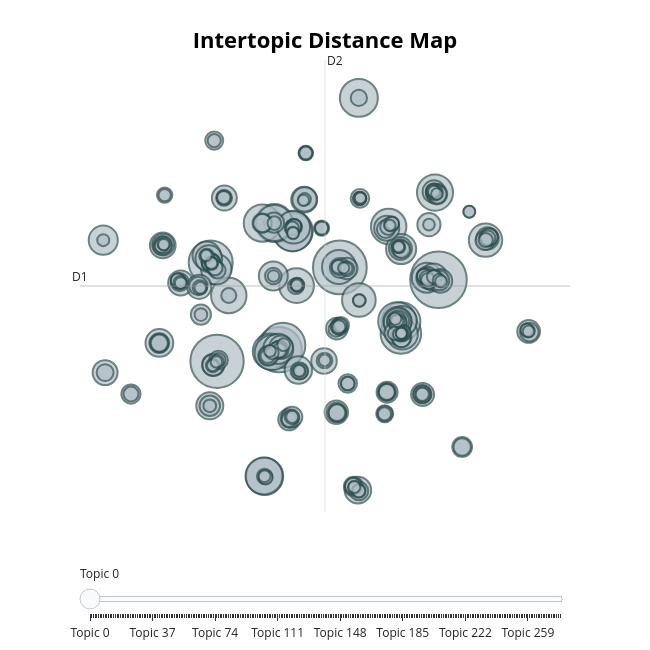

Here is the notebook cell this chart was saved with:
### Code cell
topic_model.hierarchical_topics()

### Figure 1 — Plotly figure (JSON) as saved in the notebook; plotly's stock layout.template omitted (floating-point values rounded to 4 significant figures; data arrays with more than 128 entries replaced by an {"elided": "..."} marker saying what was removed)
{"data": [{"customdata": {"elided": "279x3 mixed values"}, "hovertemplate": "<b>Topic %{customdata[0]}</b><br>%{customdata[1]}<br>Size: %{customdata[2]}", "legendgroup": "", "marker": {"color": "#B0BEC5", "line": {"color": "DarkSlateGrey", "width": 2}, "size": {"elided": "279 int values"}, "sizemode": "area", "sizeref": 1.584, "symbol": "circle"}, "mode": "markers", "name": "", "orientation": "v", "showlegend": false, "type": "scatter", "x": {"elided": "279 float values"}, "xaxis": "x", "y": {"elided": "279 float values"}, "yaxis": "y"}], "layout": {"annotations": [{"showarrow": false, "text": "D1", "x": -14.16, "y": 5.885, "yshift": 10}, {"showarrow": false, "text": "D2", "x": 5.299, "xshift": 10, "y": 26.53}], "height": 650, "hoverlabel": {"bgcolor": "white", "font": {"family": "Rockwell", "size": 16}}, "legend": {"itemsizing": "constant", "tracegroupgap": 0}, "margin": {"t": 60}, "shapes": [{"line": {"color": "#CFD8DC", "width": 2}, "type": "line", "x0": 5.299, "x1": 5.299, "y0": -14.76, "y1": 26.53}, {"line": {"color": "#9E9E9E", "width": 2}, "type": "line", "x0": -14.16, "x1": 24.76, "y0": 5.885, "y1": 5.885}], "sliders": [{"active": 0, "pad": {"t": 50}, "steps": [{"args": [{"marker.color": {"elided": "1x279 str values"}}], "label": "Topic 0", "method": "update"}, {"args": [{"marker.color": {"elided": "1x279 str values"}}], "label": "Topic 1", "method": "update"}, {"args": [{"marker.color": {"elided": "1x279 str values"}}], "label": "Topic 2", "method": "update"}, {"args": [{"marker.color": {"elided": "1x279 str values"}}], "label": "Topic 3", "method": "update"}, {"args": [{"marker.color": {"elided": "1x279 str values"}}], "label": "Topic 4", "method": "update"}, {"args": [{"marker.color": {"elided": "1x279 str values"}}], "label": "Topic 5", "method": "update"}, {"args": [{"marker.color": {"elided": "1x279 str values"}}], "label": "Topic 6", "method": "update"}, {"args": [{"marker.color": {"elided": "1x279 str values"}}], "label": "Topic 7", "method": "update"}, {"args": [{"marker.color": {"elided": "1x279 str values"}}], "label": "Topic 8", "method": "update"}, {"args": [{"marker.color": {"elided": "1x279 str values"}}], "label": "Topic 9", "method": "update"}, {"args": [{"marker.color": {"elided": "1x279 str values"}}], "label": "Topic 10", "method": "update"}, {"args": [{"marker.color": {"elided": "1x279 str values"}}], "label": "Topic 11", "method": "update"}, {"args": [{"marker.color": {"elided": "1x279 str values"}}], "label": "Topic 12", "method": "update"}, {"args": [{"marker.color": {"elided": "1x279 str values"}}], "label": "Topic 13", "method": "update"}, {"args": [{"marker.color": {"elided": "1x279 str values"}}], "label": "Topic 14", "method": "update"}, {"args": [{"marker.color": {"elided": "1x279 str values"}}], "label": "Topic 15", "method": "update"}, {"args": [{"marker.color": {"elided": "1x279 str values"}}], "label": "Topic 16", "method": "update"}, {"args": [{"marker.color": {"elided": "1x279 str values"}}], "label": "Topic 17", "method": "update"}, {"args": [{"marker.color": {"elided": "1x279 str values"}}], "label": "Topic 18", "method": "update"}, {"args": [{"marker.color": {"elided": "1x279 str values"}}], "label": "Topic 19", "method": "update"}, {"args": [{"marker.color": {"elided": "1x279 str values"}}], "label": "Topic 20", "method": "update"}, {"args": [{"marker.color": {"elided": "1x279 str values"}}], "label": "Topic 21", "method": "update"}, {"args": [{"marker.color": {"elided": "1x279 str values"}}], "label": "Topic 22", "method": "update"}, {"args": [{"marker.color": {"elided": "1x279 str values"}}], "label": "Topic 23", "method": "update"}, {"args": [{"marker.color": {"elided": "1x279 str values"}}], "label": "Topic 24", "method": "update"}, {"args": [{"marker.color": {"elided": "1x279 str values"}}], "label": "Topic 25", "method": "update"}, {"args": [{"marker.color": {"elided": "1x279 str values"}}], "label": "Topic 26", "method": "update"}, {"args": [{"marker.color": {"elided": "1x279 str values"}}], "label": "Topic 27", "method": "update"}, {"args": [{"marker.color": {"elided": "1x279 str values"}}], "label": "Topic 28", "method": "update"}, {"args": [{"marker.color": {"elided": "1x279 str values"}}], "label": "Topic 29", "method": "update"}, {"args": [{"marker.color": {"elided": "1x279 str values"}}], "label": "Topic 30", "method": "update"}, {"args": [{"marker.color": {"elided": "1x279 str values"}}], "label": "Topic 31", "method": "update"}, {"args": [{"marker.color": {"elided": "1x279 str values"}}], "label": "Topic 32", "method": "update"}, {"args": [{"marker.color": {"elided": "1x279 str values"}}], "label": "Topic 33", "method": "update"}, {"args": [{"marker.color": {"elided": "1x279 str values"}}], "label": "Topic 34", "method": "update"}, {"args": [{"marker.color": {"elided": "1x279 str values"}}], "label": "Topic 35", "method": "update"}, {"args": [{"marker.color": {"elided": "1x279 str values"}}], "label": "Topic 36", "method": "update"}, {"args": [{"marker.color": {"elided": "1x279 str values"}}], "label": "Topic 37", "method": "update"}, {"args": [{"marker.color": {"elided": "1x279 str values"}}], "label": "Topic 38", "method": "update"}, {"args": [{"marker.color": {"elided": "1x279 str values"}}], "label": "Topic 39", "method": "update"}, {"args": [{"marker.color": {"elided": "1x279 str values"}}], "label": "Topic 40", "method": "update"}, {"args": [{"marker.color": {"elided": "1x279 str values"}}], "label": "Topic 41", "method": "update"}, {"args": [{"marker.color": {"elided": "1x279 str values"}}], "label": "Topic 42", "method": "update"}, {"args": [{"marker.color": {"elided": "1x279 str values"}}], "label": "Topic 43", "method": "update"}, {"args": [{"marker.color": {"elided": "1x279 str values"}}], "label": "Topic 44", "method": "update"}, {"args": [{"marker.color": {"elided": "1x279 str values"}}], "label": "Topic 45", "method": "update"}, {"args": [{"marker.color": {"elided": "1x279 str values"}}], "label": "Topic 46", "method": "update"}, {"args": [{"marker.color": {"elided": "1x279 str values"}}], "label": "Topic 47", "method": "update"}, {"args": [{"marker.color": {"elided": "1x279 str values"}}], "label": "Topic 48", "method": "update"}, {"args": [{"marker.color": {"elided": "1x279 str values"}}], "label": "Topic 49", "method": "update"}, {"args": [{"marker.color": {"elided": "1x279 str values"}}], "label": "Topic 50", "method": "update"}, {"args": [{"marker.color": {"elided": "1x279 str values"}}], "label": "Topic 51", "method": "update"}, {"args": [{"marker.color": {"elided": "1x279 str values"}}], "label": "Topic 52", "method": "update"}, {"args": [{"marker.color": {"elided": "1x279 str values"}}], "label": "Topic 53", "method": "update"}, {"args": [{"marker.color": {"elided": "1x279 str values"}}], "label": "Topic 54", "method": "update"}, {"args": [{"marker.color": {"elided": "1x279 str values"}}], "label": "Topic 55", "method": "update"}, {"args": [{"marker.color": {"elided": "1x279 str values"}}], "label": "Topic 56", "method": "update"}, {"args": [{"marker.color": {"elided": "1x279 str values"}}], "label": "Topic 57", "method": "update"}, {"args": [{"marker.color": {"elided": "1x279 str values"}}], "label": "Topic 58", "method": "update"}, {"args": [{"marker.color": {"elided": "1x279 str values"}}], "label": "Topic 59", "method": "update"}, {"args": [{"marker.color": {"elided": "1x279 str values"}}], "label": "Topic 60", "method": "update"}, {"args": [{"marker.color": {"elided": "1x279 str values"}}], "label": "Topic 61", "method": "update"}, {"args": [{"marker.color": {"elided": "1x279 str values"}}], "label": "Topic 62", "method": "update"}, {"args": [{"marker.color": {"elided": "1x279 str values"}}], "label": "Topic 63", "method": "update"}, {"args": [{"marker.color": {"elided": "1x279 str values"}}], "label": "Topic 64", "method": "update"}, {"args": [{"marker.color": {"elided": "1x279 str values"}}], "label": "Topic 65", "method": "update"}, {"args": [{"marker.color": {"elided": "1x279 str values"}}], "label": "Topic 66", "method": "update"}, {"args": [{"marker.color": {"elided": "1x279 str values"}}], "label": "Topic 67", "method": "update"}, {"args": [{"marker.color": {"elided": "1x279 str values"}}], "label": "Topic 68", "method": "update"}, {"args": [{"marker.color": {"elided": "1x279 str values"}}], "label": "Topic 69", "method": "update"}, {"args": [{"marker.color": {"elided": "1x279 str values"}}], "label": "Topic 70", "method": "update"}, {"args": [{"marker.color": {"elided": "1x279 str values"}}], "label": "Topic 71", "method": "update"}, {"args": [{"marker.color": {"elided": "1x279 str values"}}], "label": "Topic 72", "method": "update"}, {"args": [{"marker.color": {"elided": "1x279 str values"}}], "label": "Topic 73", "method": "update"}, {"args": [{"marker.color": {"elided": "1x279 str values"}}], "label": "Topic 74", "method": "update"}, {"args": [{"marker.color": {"elided": "1x279 str values"}}], "label": "Topic 75", "method": "update"}, {"args": [{"marker.color": {"elided": "1x279 str values"}}], "label": "Topic 76", "method": "update"}, {"args": [{"marker.color": {"elided": "1x279 str values"}}], "label": "Topic 77", "method": "update"}, {"args": [{"marker.color": {"elided": "1x279 str values"}}], "label": "Topic 78", "method": "update"}, {"args": [{"marker.color": {"elided": "1x279 str values"}}], "label": "Topic 79", "method": "update"}, {"args": [{"marker.color": {"elided": "1x279 str values"}}], "label": "Topic 80", "method": "update"}, {"args": [{"marker.color": {"elided": "1x279 str values"}}], "label": "Topic 81", "method": "update"}, {"args": [{"marker.color": {"elided": "1x279 str values"}}], "label": "Topic 82", "method": "update"}, {"args": [{"marker.color": {"elided": "1x279 str values"}}], "label": "Topic 83", "method": "update"}, {"args": [{"marker.color": {"elided": "1x279 str values"}}], "label": "Topic 84", "method": "update"}, {"args": [{"marker.color": {"elided": "1x279 str values"}}], "label": "Topic 85", "method": "update"}, {"args": [{"marker.color": {"elided": "1x279 str values"}}], "label": "Topic 86", "method": "update"}, {"args": [{"marker.color": {"elided": "1x279 str values"}}], "label": "Topic 87", "method": "update"}, {"args": [{"marker.color": {"elided": "1x279 str values"}}], "label": "Topic 88", "method": "update"}, {"args": [{"marker.color": {"elided": "1x279 str values"}}], "label": "Topic 89", "method": "update"}, {"args": [{"marker.color": {"elided": "1x279 str values"}}], "label": "Topic 90", "method": "update"}, {"args": [{"marker.color": {"elided": "1x279 str values"}}], "label": "Topic 91", "method": "update"}, {"args": [{"marker.color": {"elided": "1x279 str values"}}], "label": "Topic 92", "method": "update"}, {"args": [{"marker.color": {"elided": "1x279 str values"}}], "label": "Topic 93", "method": "update"}, {"args": [{"marker.color": {"elided": "1x279 str values"}}], "label": "Topic 94", "method": "update"}, {"args": [{"marker.color": {"elided": "1x279 str values"}}], "label": "Topic 95", "method": "update"}, {"args": [{"marker.color": {"elided": "1x279 str values"}}], "label": "Topic 96", "method": "update"}, {"args": [{"marker.color": {"elided": "1x279 str values"}}], "label": "Topic 97", "method": "update"}, {"args": [{"marker.color": {"elided": "1x279 str values"}}], "label": "Topic 98", "method": "update"}, {"args": [{"marker.color": {"elided": "1x279 str values"}}], "label": "Topic 99", "method": "update"}, {"args": [{"marker.color": {"elided": "1x279 str values"}}], "label": "Topic 100", "method": "update"}, {"args": [{"marker.color": {"elided": "1x279 str values"}}], "label": "Topic 101", "method": "update"}, {"args": [{"marker.color": {"elided": "1x279 str values"}}], "label": "Topic 102", "method": "update"}, {"args": [{"marker.color": {"elided": "1x279 str values"}}], "label": "Topic 103", "method": "update"}, {"args": [{"marker.color": {"elided": "1x279 str values"}}], "label": "Topic 104", "method": "update"}, {"args": [{"marker.color": {"elided": "1x279 str values"}}], "label": "Topic 105", "method": "update"}, {"args": [{"marker.color": {"elided": "1x279 str values"}}], "label": "Topic 106", "method": "update"}, {"args": [{"marker.color": {"elided": "1x279 str values"}}], "label": "Topic 107", "method": "update"}, {"args": [{"marker.color": {"elided": "1x279 str values"}}], "label": "Topic 108", "method": "update"}, {"args": [{"marker.color": {"elided": "1x279 str values"}}], "label": "Topic 109", "method": "update"}, {"args": [{"marker.color": {"elided": "1x279 str values"}}], "label": "Topic 110", "method": "update"}, {"args": [{"marker.color": {"elided": "1x279 str values"}}], "label": "Topic 111", "method": "update"}, {"args": [{"marker.color": {"elided": "1x279 str values"}}], "label": "Topic 112", "method": "update"}, {"args": [{"marker.color": {"elided": "1x279 str values"}}], "label": "Topic 113", "method": "update"}, {"args": [{"marker.color": {"elided": "1x279 str values"}}], "label": "Topic 114", "method": "update"}, {"args": [{"marker.color": {"elided": "1x279 str values"}}], "label": "Topic 115", "method": "update"}, {"args": [{"marker.color": {"elided": "1x279 str values"}}], "label": "Topic 116", "method": "update"}, {"args": [{"marker.color": {"elided": "1x279 str values"}}], "label": "Topic 117", "method": "update"}, {"args": [{"marker.color": {"elided": "1x279 str values"}}], "label": "Topic 118", "method": "update"}, {"args": [{"marker.color": {"elided": "1x279 str values"}}], "label": "Topic 119", "method": "update"}, {"args": [{"marker.color": {"elided": "1x279 str values"}}], "label": "Topic 120", "method": "update"}, {"args": [{"marker.color": {"elided": "1x279 str values"}}], "label": "Topic 121", "method": "update"}, {"args": [{"marker.color": {"elided": "1x279 str values"}}], "label": "Topic 122", "method": "update"}, {"args": [{"marker.color": {"elided": "1x279 str values"}}], "label": "Topic 123", "method": "update"}, {"args": [{"marker.color": {"elided": "1x279 str values"}}], "label": "Topic 124", "method": "update"}, {"args": [{"marker.color": {"elided": "1x279 str values"}}], "label": "Topic 125", "method": "update"}, {"args": [{"marker.color": {"elided": "1x279 str values"}}], "label": "Topic 126", "method": "update"}, {"args": [{"marker.color": {"elided": "1x279 str values"}}], "label": "Topic 127", "method": "update"}, {"args": [{"marker.color": {"elided": "1x279 str values"}}], "label": "Topic 128", "method": "update"}, {"args": [{"marker.color": {"elided": "1x279 str values"}}], "label": "Topic 129", "method": "update"}, {"args": [{"marker.color": {"elided": "1x279 str values"}}], "label": "Topic 130", "method": "update"}, {"args": [{"marker.color": {"elided": "1x279 str values"}}], "label": "Topic 131", "method": "update"}, {"args": [{"marker.color": {"elided": "1x279 str values"}}], "label": "Topic 132", "method": "update"}, {"args": [{"marker.color": {"elided": "1x279 str values"}}], "label": "Topic 133", "method": "update"}, {"args": [{"marker.color": {"elided": "1x279 str values"}}], "label": "Topic 134", "method": "update"}, {"args": [{"marker.color": {"elided": "1x279 str values"}}], "label": "Topic 135", "method": "update"}, {"args": [{"marker.color": {"elided": "1x279 str values"}}], "label": "Topic 136", "method": "update"}, {"args": [{"marker.color": {"elided": "1x279 str values"}}], "label": "Topic 137", "method": "update"}, {"args": [{"marker.color": {"elided": "1x279 str values"}}], "label": "Topic 138", "method": "update"}, {"args": [{"marker.color": {"elided": "1x279 str values"}}], "label": "Topic 139", "method": "update"}, {"args": [{"marker.color": {"elided": "1x279 str values"}}], "label": "Topic 140", "method": "update"}, {"args": [{"marker.color": {"elided": "1x279 str values"}}], "label": "Topic 141", "method": "update"}, {"args": [{"marker.color": {"elided": "1x279 str values"}}], "label": "Topic 142", "method": "update"}, {"args": [{"marker.color": {"elided": "1x279 str values"}}], "label": "Topic 143", "method": "update"}, {"args": [{"marker.color": {"elided": "1x279 str values"}}], "label": "Topic 144", "method": "update"}, {"args": [{"marker.color": {"elided": "1x279 str values"}}], "label": "Topic 145", "method": "update"}, {"args": [{"marker.color": {"elided": "1x279 str values"}}], "label": "Topic 146", "method": "update"}, {"args": [{"marker.color": {"elided": "1x279 str values"}}], "label": "Topic 147", "method": "update"}, {"args": [{"marker.color": {"elided": "1x279 str values"}}], "label": "Topic 148", "method": "update"}, {"args": [{"marker.color": {"elided": "1x279 str values"}}], "label": "Topic 149", "method": "update"}, {"args": [{"marker.color": {"elided": "1x279 str values"}}], "label": "Topic 150", "method": "update"}, {"args": [{"marker.color": {"elided": "1x279 str values"}}], "label": "Topic 151", "method": "update"}, {"args": [{"marker.color": {"elided": "1x279 str values"}}], "label": "Topic 152", "method": "update"}, {"args": [{"marker.color": {"elided": "1x279 str values"}}], "label": "Topic 153", "method": "update"}, {"args": [{"marker.color": {"elided": "1x279 str values"}}], "label": "Topic 154", "method": "update"}, {"args": [{"marker.color": {"elided": "1x279 str values"}}], "label": "Topic 155", "method": "update"}, {"args": [{"marker.color": {"elided": "1x279 str values"}}], "label": "Topic 156", "method": "update"}, {"args": [{"marker.color": {"elided": "1x279 str values"}}], "label": "Topic 157", "method": "update"}, {"args": [{"marker.color": {"elided": "1x279 str values"}}], "label": "Topic 158", "method": "update"}, {"args": [{"marker.color": {"elided": "1x279 str values"}}], "label": "Topic 159", "method": "update"}, {"args": [{"marker.color": {"elided": "1x279 str values"}}], "label": "Topic 160", "method": "update"}, {"args": [{"marker.color": {"elided": "1x279 str values"}}], "label": "Topic 161", "method": "update"}, {"args": [{"marker.color": {"elided": "1x279 str values"}}], "label": "Topic 162", "method": "update"}, {"args": [{"marker.color": {"elided": "1x279 str values"}}], "label": "Topic 163", "method": "update"}, {"args": [{"marker.color": {"elided": "1x279 str values"}}], "label": "Topic 164", "method": "update"}, {"args": [{"marker.color": {"elided": "1x279 str values"}}], "label": "Topic 165", "method": "update"}, {"args": [{"marker.color": {"elided": "1x279 str values"}}], "label": "Topic 166", "method": "update"}, {"args": [{"marker.color": {"elided": "1x279 str values"}}], "label": "Topic 167", "method": "update"}, {"args": [{"marker.color": {"elided": "1x279 str values"}}], "label": "Topic 168", "method": "update"}, {"args": [{"marker.color": {"elided": "1x279 str values"}}], "label": "Topic 169", "method": "update"}, {"args": [{"marker.color": {"elided": "1x279 str values"}}], "label": "Topic 170", "method": "update"}, {"args": [{"marker.color": {"elided": "1x279 str values"}}], "label": "Topic 171", "method": "update"}, {"args": [{"marker.color": {"elided": "1x279 str values"}}], "label": "Topic 172", "method": "update"}, {"args": [{"marker.color": {"elided": "1x279 str values"}}], "label": "Topic 173", "method": "update"}, {"args": [{"marker.color": {"elided": "1x279 str values"}}], "label": "Topic 174", "method": "update"}, {"args": [{"marker.color": {"elided": "1x279 str values"}}], "label": "Topic 175", "method": "update"}, {"args": [{"marker.color": {"elided": "1x279 str values"}}], "label": "Topic 176", "method": "update"}, {"args": [{"marker.color": {"elided": "1x279 str values"}}], "label": "Topic 177", "method": "update"}, {"args": [{"marker.color": {"elided": "1x279 str values"}}], "label": "Topic 178", "method": "update"}, {"args": [{"marker.color": {"elided": "1x279 str values"}}], "label": "Topic 179", "method": "update"}, {"args": [{"marker.color": {"elided": "1x279 str values"}}], "label": "Topic 180", "method": "update"}, {"args": [{"marker.color": {"elided": "1x279 str values"}}], "label": "Topic 181", "method": "update"}, {"args": [{"marker.color": {"elided": "1x279 str values"}}], "label": "Topic 182", "method": "update"}, {"args": [{"marker.color": {"elided": "1x279 str values"}}], "label": "Topic 183", "method": "update"}, {"args": [{"marker.color": {"elided": "1x279 str values"}}], "label": "Topic 184", "method": "update"}, {"args": [{"marker.color": {"elided": "1x279 str values"}}], "label": "Topic 185", "method": "update"}, {"args": [{"marker.color": {"elided": "1x279 str values"}}], "label": "Topic 186", "method": "update"}, {"args": [{"marker.color": {"elided": "1x279 str values"}}], "label": "Topic 187", "method": "update"}, {"args": [{"marker.color": {"elided": "1x279 str values"}}], "label": "Topic 188", "method": "update"}, {"args": [{"marker.color": {"elided": "1x279 str values"}}], "label": "Topic 189", "method": "update"}, {"args": [{"marker.color": {"elided": "1x279 str values"}}], "label": "Topic 190", "method": "update"}, {"args": [{"marker.color": {"elided": "1x279 str values"}}], "label": "Topic 191", "method": "update"}, {"args": [{"marker.color": {"elided": "1x279 str values"}}], "label": "Topic 192", "method": "update"}, {"args": [{"marker.color": {"elided": "1x279 str values"}}], "label": "Topic 193", "method": "update"}, {"args": [{"marker.color": {"elided": "1x279 str values"}}], "label": "Topic 194", "method": "update"}, {"args": [{"marker.color": {"elided": "1x279 str values"}}], "label": "Topic 195", "method": "update"}, {"args": [{"marker.color": {"elided": "1x279 str values"}}], "label": "Topic 196", "method": "update"}, {"args": [{"marker.color": {"elided": "1x279 str values"}}], "label": "Topic 197", "method": "update"}, {"args": [{"marker.color": {"elided": "1x279 str values"}}], "label": "Topic 198", "method": "update"}, {"args": [{"marker.color": {"elided": "1x279 str values"}}], "label": "Topic 199", "method": "update"}, {"args": [{"marker.color": {"elided": "1x279 str values"}}], "label": "Topic 200", "method": "update"}, {"args": [{"marker.color": {"elided": "1x279 str values"}}], "label": "Topic 201", "method": "update"}, {"args": [{"marker.color": {"elided": "1x279 str values"}}], "label": "Topic 202", "method": "update"}, {"args": [{"marker.color": {"elided": "1x279 str values"}}], "label": "Topic 203", "method": "update"}, {"args": [{"marker.color": {"elided": "1x279 str values"}}], "label": "Topic 204", "method": "update"}, {"args": [{"marker.color": {"elided": "1x279 str values"}}], "label": "Topic 205", "method": "update"}, {"args": [{"marker.color": {"elided": "1x279 str values"}}], "label": "Topic 206", "method": "update"}, {"args": [{"marker.color": {"elided": "1x279 str values"}}], "label": "Topic 207", "method": "update"}, {"args": [{"marker.color": {"elided": "1x279 str values"}}], "label": "Topic 208", "method": "update"}, {"args": [{"marker.color": {"elided": "1x279 str values"}}], "label": "Topic 209", "method": "update"}, {"args": [{"marker.color": {"elided": "1x279 str values"}}], "label": "Topic 210", "method": "update"}, {"args": [{"marker.color": {"elided": "1x279 str values"}}], "label": "Topic 211", "method": "update"}, {"args": [{"marker.color": {"elided": "1x279 str values"}}], "label": "Topic 212", "method": "update"}, {"args": [{"marker.color": {"elided": "1x279 str values"}}], "label": "Topic 213", "method": "update"}, {"args": [{"marker.color": {"elided": "1x279 str values"}}], "label": "Topic 214", "method": "update"}, {"args": [{"marker.color": {"elided": "1x279 str values"}}], "label": "Topic 215", "method": "update"}, {"args": [{"marker.color": {"elided": "1x279 str values"}}], "label": "Topic 216", "method": "update"}, {"args": [{"marker.color": {"elided": "1x279 str values"}}], "label": "Topic 217", "method": "update"}, {"args": [{"marker.color": {"elided": "1x279 str values"}}], "label": "Topic 218", "method": "update"}, {"args": [{"marker.color": {"elided": "1x279 str values"}}], "label": "Topic 219", "method": "update"}, {"args": [{"marker.color": {"elided": "1x279 str values"}}], "label": "Topic 220", "method": "update"}, {"args": [{"marker.color": {"elided": "1x279 str values"}}], "label": "Topic 221", "method": "update"}, {"args": [{"marker.color": {"elided": "1x279 str values"}}], "label": "Topic 222", "method": "update"}, {"args": [{"marker.color": {"elided": "1x279 str values"}}], "label": "Topic 223", "method": "update"}, {"args": [{"marker.color": {"elided": "1x279 str values"}}], "label": "Topic 224", "method": "update"}, {"args": [{"marker.color": {"elided": "1x279 str values"}}], "label": "Topic 225", "method": "update"}, {"args": [{"marker.color": {"elided": "1x279 str values"}}], "label": "Topic 226", "method": "update"}, {"args": [{"marker.color": {"elided": "1x279 str values"}}], "label": "Topic 227", "method": "update"}, {"args": [{"marker.color": {"elided": "1x279 str values"}}], "label": "Topic 228", "method": "update"}, {"args": [{"marker.color": {"elided": "1x279 str values"}}], "label": "Topic 229", "method": "update"}, {"args": [{"marker.color": {"elided": "1x279 str values"}}], "label": "Topic 230", "method": "update"}, {"args": [{"marker.color": {"elided": "1x279 str values"}}], "label": "Topic 231", "method": "update"}, {"args": [{"marker.color": {"elided": "1x279 str values"}}], "label": "Topic 232", "method": "update"}, {"args": [{"marker.color": {"elided": "1x279 str values"}}], "label": "Topic 233", "method": "update"}, {"args": [{"marker.color": {"elided": "1x279 str values"}}], "label": "Topic 234", "method": "update"}, {"args": [{"marker.color": {"elided": "1x279 str values"}}], "label": "Topic 235", "method": "update"}, {"args": [{"marker.color": {"elided": "1x279 str values"}}], "label": "Topic 236", "method": "update"}, {"args": [{"marker.color": {"elided": "1x279 str values"}}], "label": "Topic 237", "method": "update"}, {"args": [{"marker.color": {"elided": "1x279 str values"}}], "label": "Topic 238", "method": "update"}, {"args": [{"marker.color": {"elided": "1x279 str values"}}], "label": "Topic 239", "method": "update"}, {"args": [{"marker.color": {"elided": "1x279 str values"}}], "label": "Topic 240", "method": "update"}, {"args": [{"marker.color": {"elided": "1x279 str values"}}], "label": "Topic 241", "method": "update"}, {"args": [{"marker.color": {"elided": "1x279 str values"}}], "label": "Topic 242", "method": "update"}, {"args": [{"marker.color": {"elided": "1x279 str values"}}], "label": "Topic 243", "method": "update"}, {"args": [{"marker.color": {"elided": "1x279 str values"}}], "label": "Topic 244", "method": "update"}, {"args": [{"marker.color": {"elided": "1x279 str values"}}], "label": "Topic 245", "method": "update"}, {"args": [{"marker.color": {"elided": "1x279 str values"}}], "label": "Topic 246", "method": "update"}, {"args": [{"marker.color": {"elided": "1x279 str values"}}], "label": "Topic 247", "method": "update"}, {"args": [{"marker.color": {"elided": "1x279 str values"}}], "label": "Topic 248", "method": "update"}, {"args": [{"marker.color": {"elided": "1x279 str values"}}], "label": "Topic 249", "method": "update"}, {"args": [{"marker.color": {"elided": "1x279 str values"}}], "label": "Topic 250", "method": "update"}, {"args": [{"marker.color": {"elided": "1x279 str values"}}], "label": "Topic 251", "method": "update"}, {"args": [{"marker.color": {"elided": "1x279 str values"}}], "label": "Topic 252", "method": "update"}, {"args": [{"marker.color": {"elided": "1x279 str values"}}], "label": "Topic 253", "method": "update"}, {"args": [{"marker.color": {"elided": "1x279 str values"}}], "label": "Topic 254", "method": "update"}, {"args": [{"marker.color": {"elided": "1x279 str values"}}], "label": "Topic 255", "method": "update"}, {"args": [{"marker.color": {"elided": "1x279 str values"}}], "label": "Topic 256", "method": "update"}, {"args": [{"marker.color": {"elided": "1x279 str values"}}], "label": "Topic 257", "method": "update"}, {"args": [{"marker.color": {"elided": "1x279 str values"}}], "label": "Topic 258", "method": "update"}, {"args": [{"marker.color": {"elided": "1x279 str values"}}], "label": "Topic 259", "method": "update"}, {"args": [{"marker.color": {"elided": "1x279 str values"}}], "label": "Topic 260", "method": "update"}, {"args": [{"marker.color": {"elided": "1x279 str values"}}], "label": "Topic 261", "method": "update"}, {"args": [{"marker.color": {"elided": "1x279 str values"}}], "label": "Topic 262", "method": "update"}, {"args": [{"marker.color": {"elided": "1x279 str values"}}], "label": "Topic 263", "method": "update"}, {"args": [{"marker.color": {"elided": "1x279 str values"}}], "label": "Topic 264", "method": "update"}, {"args": [{"marker.color": {"elided": "1x279 str values"}}], "label": "Topic 265", "method": "update"}, {"args": [{"marker.color": {"elided": "1x279 str values"}}], "label": "Topic 266", "method": "update"}, {"args": [{"marker.color": {"elided": "1x279 str values"}}], "label": "Topic 267", "method": "update"}, {"args": [{"marker.color": {"elided": "1x279 str values"}}], "label": "Topic 268", "method": "update"}, {"args": [{"marker.color": {"elided": "1x279 str values"}}], "label": "Topic 269", "method": "update"}, {"args": [{"marker.color": {"elided": "1x279 str values"}}], "label": "Topic 270", "method": "update"}, {"args": [{"marker.color": {"elided": "1x279 str values"}}], "label": "Topic 271", "method": "update"}, {"args": [{"marker.color": {"elided": "1x279 str values"}}], "label": "Topic 272", "method": "update"}, {"args": [{"marker.color": {"elided": "1x279 str values"}}], "label": "Topic 273", "method": "update"}, {"args": [{"marker.color": {"elided": "1x279 str values"}}], "label": "Topic 274", "method": "update"}, {"args": [{"marker.color": {"elided": "1x279 str values"}}], "label": "Topic 275", "method": "update"}, {"args": [{"marker.color": {"elided": "1x279 str values"}}], "label": "Topic 276", "method": "update"}, {"args": [{"marker.color": {"elided": "1x279 str values"}}], "label": "Topic 277", "method": "update"}, {"args": [{"marker.color": {"elided": "1x279 str values"}}], "label": "Topic 278", "method": "update"}]}], "title": {"font": {"color": "Black", "size": 22}, "text": "<b>Intertopic Distance Map</b>", "x": 0.5, "xanchor": "center", "y": 0.95, "yanchor": "top"}, "width": 650, "xaxis": {"anchor": "y", "domain": [0, 1], "range": [-14.16, 24.76], "title": {"text": ""}, "visible": false}, "yaxis": {"anchor": "x", "domain": [0, 1], "range": [-14.76, 26.53], "title": {"text": ""}, "visible": false}}}
